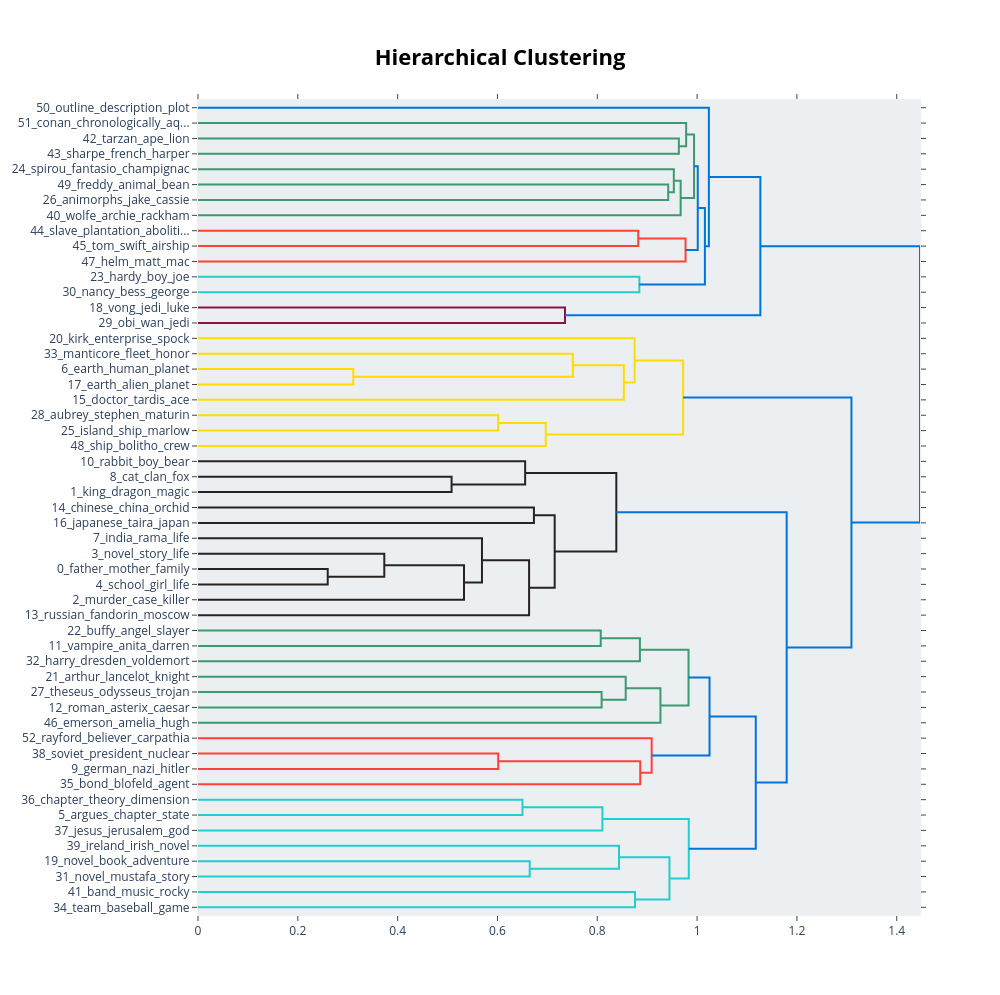

Here is the notebook cell this chart was saved with:
### Markdown cell above
**Hierarchical clustering of topics**

Shows how topics can be grouped into larger clusters. Useful for identifying overarching themes in literature.

### Code cell
if 'topic_model' in locals():
    display(topic_model.visualize_hierarchy())

### Figure 1 — Plotly figure (JSON) as saved in the notebook; plotly's stock layout.template omitted (floating-point values rounded to 4 significant figures)
{"data": [{"hoverinfo": "text", "marker": {"color": "rgb(61,153,112)"}, "mode": "lines", "x": [0.0, 0.9635, 0.9635, 0.0], "xaxis": "x", "y": [-25.0, -25.0, -35.0, -35.0], "yaxis": "y", "type": "scatter"}, {"hoverinfo": "text", "marker": {"color": "rgb(61,153,112)"}, "mode": "lines", "x": [0.0, 0.9781, 0.9781, 0.9635], "xaxis": "x", "y": [-15.0, -15.0, -30.0, -30.0], "yaxis": "y", "type": "scatter"}, {"hoverinfo": "text", "marker": {"color": "rgb(61,153,112)"}, "mode": "lines", "x": [0.0, 0.9422, 0.9422, 0.0], "xaxis": "x", "y": [-55.0, -55.0, -65.0, -65.0], "yaxis": "y", "type": "scatter"}, {"hoverinfo": "text", "marker": {"color": "rgb(61,153,112)"}, "mode": "lines", "x": [0.0, 0.9534, 0.9534, 0.9422], "xaxis": "x", "y": [-45.0, -45.0, -60.0, -60.0], "yaxis": "y", "type": "scatter"}, {"hoverinfo": "text", "marker": {"color": "rgb(61,153,112)"}, "mode": "lines", "x": [0.9534, 0.9671, 0.9671, 0.0], "xaxis": "x", "y": [-52.5, -52.5, -75.0, -75.0], "yaxis": "y", "type": "scatter"}, {"hoverinfo": "text", "marker": {"color": "rgb(61,153,112)"}, "mode": "lines", "x": [0.9781, 0.994, 0.994, 0.9671], "xaxis": "x", "y": [-22.5, -22.5, -63.75, -63.75], "yaxis": "y", "type": "scatter"}, {"hoverinfo": "text", "marker": {"color": "rgb(255,65,54)"}, "mode": "lines", "x": [0.0, 0.8821, 0.8821, 0.0], "xaxis": "x", "y": [-85.0, -85.0, -95.0, -95.0], "yaxis": "y", "type": "scatter"}, {"hoverinfo": "text", "marker": {"color": "rgb(255,65,54)"}, "mode": "lines", "x": [0.8821, 0.9769, 0.9769, 0.0], "xaxis": "x", "y": [-90.0, -90.0, -105.0, -105.0], "yaxis": "y", "type": "scatter"}, {"hoverinfo": "text", "marker": {"color": "rgb(0,116,217)"}, "mode": "lines", "x": [0.994, 1.001, 1.001, 0.9769], "xaxis": "x", "y": [-43.12, -43.12, -97.5, -97.5], "yaxis": "y", "type": "scatter"}, {"hoverinfo": "text", "marker": {"color": "rgb(35,205,205)"}, "mode": "lines", "x": [0.0, 0.8843, 0.8843, 0.0], "xaxis": "x", "y": [-115.0, -115.0, -125.0, -125.0], "yaxis": "y", "type": "scatter"}, {"hoverinfo": "text", "marker": {"color": "rgb(0,116,217)"}, "mode": "lines", "x": [1.001, 1.016, 1.016, 0.8843], "xaxis": "x", "y": [-70.31, -70.31, -120.0, -120.0], "yaxis": "y", "type": "scatter"}, {"hoverinfo": "text", "marker": {"color": "rgb(0,116,217)"}, "mode": "lines", "x": [0.0, 1.024, 1.024, 1.016], "xaxis": "x", "y": [-5.0, -5.0, -95.16, -95.16], "yaxis": "y", "type": "scatter"}, {"hoverinfo": "text", "marker": {"color": "rgb(133,20,75)"}, "mode": "lines", "x": [0.0, 0.7353, 0.7353, 0.0], "xaxis": "x", "y": [-135.0, -135.0, -145.0, -145.0], "yaxis": "y", "type": "scatter"}, {"hoverinfo": "text", "marker": {"color": "rgb(0,116,217)"}, "mode": "lines", "x": [1.024, 1.127, 1.127, 0.7353], "xaxis": "x", "y": [-50.08, -50.08, -140.0, -140.0], "yaxis": "y", "type": "scatter"}, {"hoverinfo": "text", "marker": {"color": "rgb(255,220,0)"}, "mode": "lines", "x": [0.0, 0.3112, 0.3112, 0.0], "xaxis": "x", "y": [-175.0, -175.0, -185.0, -185.0], "yaxis": "y", "type": "scatter"}, {"hoverinfo": "text", "marker": {"color": "rgb(255,220,0)"}, "mode": "lines", "x": [0.0, 0.7512, 0.7512, 0.3112], "xaxis": "x", "y": [-165.0, -165.0, -180.0, -180.0], "yaxis": "y", "type": "scatter"}, {"hoverinfo": "text", "marker": {"color": "rgb(255,220,0)"}, "mode": "lines", "x": [0.7512, 0.8532, 0.8532, 0.0], "xaxis": "x", "y": [-172.5, -172.5, -195.0, -195.0], "yaxis": "y", "type": "scatter"}, {"hoverinfo": "text", "marker": {"color": "rgb(255,220,0)"}, "mode": "lines", "x": [0.0, 0.8748, 0.8748, 0.8532], "xaxis": "x", "y": [-155.0, -155.0, -183.8, -183.8], "yaxis": "y", "type": "scatter"}, {"hoverinfo": "text", "marker": {"color": "rgb(255,220,0)"}, "mode": "lines", "x": [0.0, 0.6013, 0.6013, 0.0], "xaxis": "x", "y": [-205.0, -205.0, -215.0, -215.0], "yaxis": "y", "type": "scatter"}, {"hoverinfo": "text", "marker": {"color": "rgb(255,220,0)"}, "mode": "lines", "x": [0.6013, 0.6968, 0.6968, 0.0], "xaxis": "x", "y": [-210.0, -210.0, -225.0, -225.0], "yaxis": "y", "type": "scatter"}, {"hoverinfo": "text", "marker": {"color": "rgb(255,220,0)"}, "mode": "lines", "x": [0.8748, 0.972, 0.972, 0.6968], "xaxis": "x", "y": [-169.4, -169.4, -217.5, -217.5], "yaxis": "y", "type": "scatter"}, {"hoverinfo": "text", "marker": {"color": "rgb(40,35,35)"}, "mode": "lines", "x": [0.0, 0.5081, 0.5081, 0.0], "xaxis": "x", "y": [-245.0, -245.0, -255.0, -255.0], "yaxis": "y", "type": "scatter"}, {"hoverinfo": "text", "marker": {"color": "rgb(40,35,35)"}, "mode": "lines", "x": [0.0, 0.6555, 0.6555, 0.5081], "xaxis": "x", "y": [-235.0, -235.0, -250.0, -250.0], "yaxis": "y", "type": "scatter"}, {"hoverinfo": "text", "marker": {"color": "rgb(40,35,35)"}, "mode": "lines", "x": [0.0, 0.6731, 0.6731, 0.0], "xaxis": "x", "y": [-265.0, -265.0, -275.0, -275.0], "yaxis": "y", "type": "scatter"}, {"hoverinfo": "text", "marker": {"color": "rgb(40,35,35)"}, "mode": "lines", "x": [0.0, 0.2599, 0.2599, 0.0], "xaxis": "x", "y": [-305.0, -305.0, -315.0, -315.0], "yaxis": "y", "type": "scatter"}, {"hoverinfo": "text", "marker": {"color": "rgb(40,35,35)"}, "mode": "lines", "x": [0.0, 0.3733, 0.3733, 0.2599], "xaxis": "x", "y": [-295.0, -295.0, -310.0, -310.0], "yaxis": "y", "type": "scatter"}, {"hoverinfo": "text", "marker": {"color": "rgb(40,35,35)"}, "mode": "lines", "x": [0.3733, 0.533, 0.533, 0.0], "xaxis": "x", "y": [-302.5, -302.5, -325.0, -325.0], "yaxis": "y", "type": "scatter"}, {"hoverinfo": "text", "marker": {"color": "rgb(40,35,35)"}, "mode": "lines", "x": [0.0, 0.569, 0.569, 0.533], "xaxis": "x", "y": [-285.0, -285.0, -313.8, -313.8], "yaxis": "y", "type": "scatter"}, {"hoverinfo": "text", "marker": {"color": "rgb(40,35,35)"}, "mode": "lines", "x": [0.569, 0.6634, 0.6634, 0.0], "xaxis": "x", "y": [-299.4, -299.4, -335.0, -335.0], "yaxis": "y", "type": "scatter"}, {"hoverinfo": "text", "marker": {"color": "rgb(40,35,35)"}, "mode": "lines", "x": [0.6731, 0.7147, 0.7147, 0.6634], "xaxis": "x", "y": [-270.0, -270.0, -317.2, -317.2], "yaxis": "y", "type": "scatter"}, {"hoverinfo": "text", "marker": {"color": "rgb(40,35,35)"}, "mode": "lines", "x": [0.6555, 0.8382, 0.8382, 0.7147], "xaxis": "x", "y": [-242.5, -242.5, -293.6, -293.6], "yaxis": "y", "type": "scatter"}, {"hoverinfo": "text", "marker": {"color": "rgb(61,153,112)"}, "mode": "lines", "x": [0.0, 0.807, 0.807, 0.0], "xaxis": "x", "y": [-345.0, -345.0, -355.0, -355.0], "yaxis": "y", "type": "scatter"}, {"hoverinfo": "text", "marker": {"color": "rgb(61,153,112)"}, "mode": "lines", "x": [0.807, 0.8854, 0.8854, 0.0], "xaxis": "x", "y": [-350.0, -350.0, -365.0, -365.0], "yaxis": "y", "type": "scatter"}, {"hoverinfo": "text", "marker": {"color": "rgb(61,153,112)"}, "mode": "lines", "x": [0.0, 0.8087, 0.8087, 0.0], "xaxis": "x", "y": [-385.0, -385.0, -395.0, -395.0], "yaxis": "y", "type": "scatter"}, {"hoverinfo": "text", "marker": {"color": "rgb(61,153,112)"}, "mode": "lines", "x": [0.0, 0.857, 0.857, 0.8087], "xaxis": "x", "y": [-375.0, -375.0, -390.0, -390.0], "yaxis": "y", "type": "scatter"}, {"hoverinfo": "text", "marker": {"color": "rgb(61,153,112)"}, "mode": "lines", "x": [0.857, 0.9266, 0.9266, 0.0], "xaxis": "x", "y": [-382.5, -382.5, -405.0, -405.0], "yaxis": "y", "type": "scatter"}, {"hoverinfo": "text", "marker": {"color": "rgb(61,153,112)"}, "mode": "lines", "x": [0.8854, 0.9829, 0.9829, 0.9266], "xaxis": "x", "y": [-357.5, -357.5, -393.8, -393.8], "yaxis": "y", "type": "scatter"}, {"hoverinfo": "text", "marker": {"color": "rgb(255,65,54)"}, "mode": "lines", "x": [0.0, 0.6015, 0.6015, 0.0], "xaxis": "x", "y": [-425.0, -425.0, -435.0, -435.0], "yaxis": "y", "type": "scatter"}, {"hoverinfo": "text", "marker": {"color": "rgb(255,65,54)"}, "mode": "lines", "x": [0.6015, 0.8861, 0.8861, 0.0], "xaxis": "x", "y": [-430.0, -430.0, -445.0, -445.0], "yaxis": "y", "type": "scatter"}, {"hoverinfo": "text", "marker": {"color": "rgb(255,65,54)"}, "mode": "lines", "x": [0.0, 0.909, 0.909, 0.8861], "xaxis": "x", "y": [-415.0, -415.0, -437.5, -437.5], "yaxis": "y", "type": "scatter"}, {"hoverinfo": "text", "marker": {"color": "rgb(0,116,217)"}, "mode": "lines", "x": [0.9829, 1.025, 1.025, 0.909], "xaxis": "x", "y": [-375.6, -375.6, -426.2, -426.2], "yaxis": "y", "type": "scatter"}, {"hoverinfo": "text", "marker": {"color": "rgb(35,205,205)"}, "mode": "lines", "x": [0.0, 0.6501, 0.6501, 0.0], "xaxis": "x", "y": [-455.0, -455.0, -465.0, -465.0], "yaxis": "y", "type": "scatter"}, {"hoverinfo": "text", "marker": {"color": "rgb(35,205,205)"}, "mode": "lines", "x": [0.6501, 0.8103, 0.8103, 0.0], "xaxis": "x", "y": [-460.0, -460.0, -475.0, -475.0], "yaxis": "y", "type": "scatter"}, {"hoverinfo": "text", "marker": {"color": "rgb(35,205,205)"}, "mode": "lines", "x": [0.0, 0.6646, 0.6646, 0.0], "xaxis": "x", "y": [-495.0, -495.0, -505.0, -505.0], "yaxis": "y", "type": "scatter"}, {"hoverinfo": "text", "marker": {"color": "rgb(35,205,205)"}, "mode": "lines", "x": [0.0, 0.8436, 0.8436, 0.6646], "xaxis": "x", "y": [-485.0, -485.0, -500.0, -500.0], "yaxis": "y", "type": "scatter"}, {"hoverinfo": "text", "marker": {"color": "rgb(35,205,205)"}, "mode": "lines", "x": [0.0, 0.8756, 0.8756, 0.0], "xaxis": "x", "y": [-515.0, -515.0, -525.0, -525.0], "yaxis": "y", "type": "scatter"}, {"hoverinfo": "text", "marker": {"color": "rgb(35,205,205)"}, "mode": "lines", "x": [0.8436, 0.9446, 0.9446, 0.8756], "xaxis": "x", "y": [-492.5, -492.5, -520.0, -520.0], "yaxis": "y", "type": "scatter"}, {"hoverinfo": "text", "marker": {"color": "rgb(35,205,205)"}, "mode": "lines", "x": [0.8103, 0.9833, 0.9833, 0.9446], "xaxis": "x", "y": [-467.5, -467.5, -506.2, -506.2], "yaxis": "y", "type": "scatter"}, {"hoverinfo": "text", "marker": {"color": "rgb(0,116,217)"}, "mode": "lines", "x": [1.025, 1.118, 1.118, 0.9833], "xaxis": "x", "y": [-400.9, -400.9, -486.9, -486.9], "yaxis": "y", "type": "scatter"}, {"hoverinfo": "text", "marker": {"color": "rgb(0,116,217)"}, "mode": "lines", "x": [0.8382, 1.18, 1.18, 1.118], "xaxis": "x", "y": [-268.0, -268.0, -443.9, -443.9], "yaxis": "y", "type": "scatter"}, {"hoverinfo": "text", "marker": {"color": "rgb(0,116,217)"}, "mode": "lines", "x": [0.972, 1.309, 1.309, 1.18], "xaxis": "x", "y": [-193.4, -193.4, -356.0, -356.0], "yaxis": "y", "type": "scatter"}, {"hoverinfo": "text", "marker": {"color": "rgb(0,116,217)"}, "mode": "lines", "x": [1.127, 1.447, 1.447, 1.309], "xaxis": "x", "y": [-95.04, -95.04, -274.7, -274.7], "yaxis": "y", "type": "scatter"}], "layout": {"autosize": false, "height": 995, "hovermode": "closest", "showlegend": false, "width": 1000, "xaxis": {"mirror": "allticks", "rangemode": "tozero", "showgrid": false, "showline": true, "showticklabels": true, "ticks": "outside", "type": "linear", "zeroline": false}, "yaxis": {"mirror": "allticks", "rangemode": "tozero", "showgrid": false, "showline": true, "showticklabels": true, "tickmode": "array", "ticks": "outside", "ticktext": ["50_outline_description_plot", "51_conan_chronologically_aq...", "42_tarzan_ape_lion", "43_sharpe_french_harper", "24_spirou_fantasio_champignac", "49_freddy_animal_bean", "26_animorphs_jake_cassie", "40_wolfe_archie_rackham", "44_slave_plantation_aboliti...", "45_tom_swift_airship", "47_helm_matt_mac", "23_hardy_boy_joe", "30_nancy_bess_george", "18_vong_jedi_luke", "29_obi_wan_jedi", "20_kirk_enterprise_spock", "33_manticore_fleet_honor", "6_earth_human_planet", "17_earth_alien_planet", "15_doctor_tardis_ace", "28_aubrey_stephen_maturin", "25_island_ship_marlow", "48_ship_bolitho_crew", "10_rabbit_boy_bear", "8_cat_clan_fox", "1_king_dragon_magic", "14_chinese_china_orchid", "16_japanese_taira_japan", "7_india_rama_life", "3_novel_story_life", "0_father_mother_family", "4_school_girl_life", "2_murder_case_killer", "13_russian_fandorin_moscow", "22_buffy_angel_slayer", "11_vampire_anita_darren", "32_harry_dresden_voldemort", "21_arthur_lancelot_knight", "27_theseus_odysseus_trojan", "12_roman_asterix_caesar", "46_emerson_amelia_hugh", "52_rayford_believer_carpathia", "38_soviet_president_nuclear", "9_german_nazi_hitler", "35_bond_blofeld_agent", "36_chapter_theory_dimension", "5_argues_chapter_state", "37_jesus_jerusalem_god", "39_ireland_irish_novel", "19_novel_book_adventure", "31_novel_mustafa_story", "41_band_music_rocky", "34_team_baseball_game"], "tickvals": [-5.0, -15.0, -25.0, -35.0, -45.0, -55.0, -65.0, -75.0, -85.0, -95.0, -105.0, -115.0, -125.0, -135.0, -145.0, -155.0, -165.0, -175.0, -185.0, -195.0, -205.0, -215.0, -225.0, -235.0, -245.0, -255.0, -265.0, -275.0, -285.0, -295.0, -305.0, -315.0, -325.0, -335.0, -345.0, -355.0, -365.0, -375.0, -385.0, -395.0, -405.0, -415.0, -425.0, -435.0, -445.0, -455.0, -465.0, -475.0, -485.0, -495.0, -505.0, -515.0, -525.0], "type": "linear", "zeroline": false, "range": [-530.0, 0.0]}, "title": {"font": {"size": 22, "color": "Black"}, "text": "<b>Hierarchical Clustering</b>", "x": 0.5, "xanchor": "center", "yanchor": "top"}, "hoverlabel": {"font": {"size": 16, "family": "Rockwell"}, "bgcolor": "white"}, "plot_bgcolor": "#ECEFF1"}}
